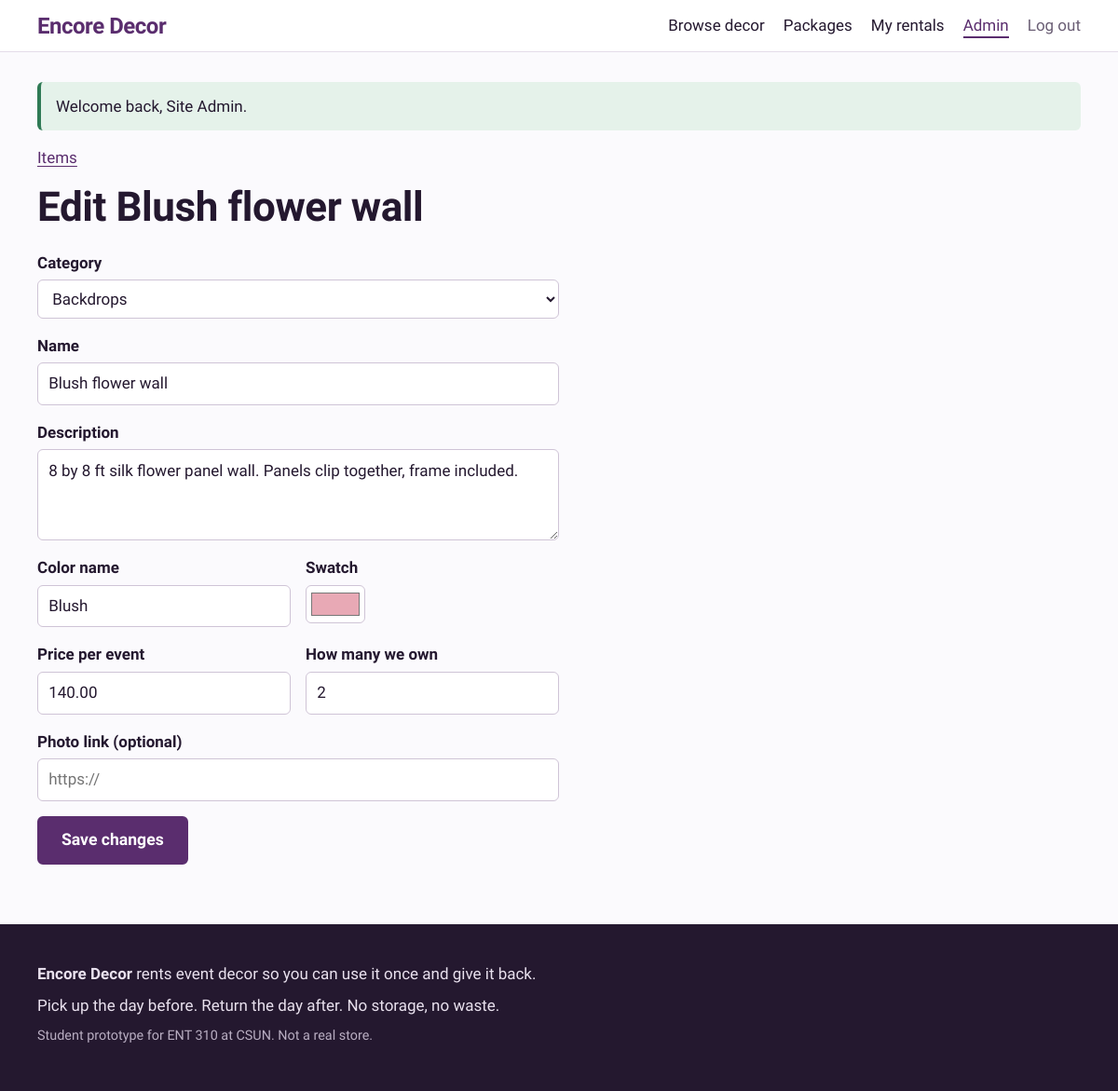
Page /admin/item-form.php?id=2 (signed in) on the committed database.
### tables this page shows
CREATE TABLE items (
  id          INT AUTO_INCREMENT PRIMARY KEY,
  category_id INT NOT NULL,
  name        VARCHAR(120) NOT NULL,
  description TEXT NOT NULL,
  color_name  VARCHAR(40)  NOT NULL DEFAULT 'Assorted',
  color_hex   CHAR(7)      NOT NULL DEFAULT '#CCCCCC',
  price       DECIMAL(8,2) NOT NULL,           
  quantity    INT NOT NULL DEFAULT 1,          
  image_url   VARCHAR(500) NULL,
  is_active   TINYINT(1) NOT NULL DEFAULT 1,
  created_at  TIMESTAMP NOT NULL DEFAULT CURRENT_TIMESTAMP,
  FOREIGN KEY (category_id) REFERENCES categories(id)
);

CREATE TABLE categories (
  id    INT AUTO_INCREMENT PRIMARY KEY,
  name  VARCHAR(60) NOT NULL,
  slug  VARCHAR(60) NOT NULL UNIQUE
);

### includes/bootstrap.php (called while the page is built, shortened)
<?php
function db(): PDO
{
    static $pdo = null;
    if ($pdo === null) {
        $dsn = 'mysql:host=' . DB_HOST . ';port=' . DB_PORT . ';dbname=' . DB_NAME . ';charset=utf8mb4';
        $pdo = new PDO($dsn, DB_USER, DB_PASS, [
            PDO::ATTR_ERRMODE            => PDO::ERRMODE_EXCEPTION,
            PDO::ATTR_DEFAULT_FETCH_MODE => PDO::FETCH_ASSOC,
            PDO::ATTR_EMULATE_PREPARES   => false,
        ]);
    }
    return $pdo;
}
function base_url(): string
{
    static $base = null;
    if ($base === null) {
        $script = $_SERVER['SCRIPT_NAME'] ?? '';
        $dir = str_replace('\\', '/', dirname($script));
        if (substr($dir, -6) === '/admin') {
            $dir = substr($dir, 0, -6);
        }
        $base = rtrim($dir, '/');
    }
    return $base;
}
function url(string $path = ''): string
{
    return base_url() . '/' . ltrim($path, '/');
}
function e(?string $text): string
{
    return htmlspecialchars((string) $text, ENT_QUOTES, 'UTF-8');
}

### public/admin/item-form.php (the view, shortened to what this page needs)
<?php
require __DIR__ . '/../../includes/bootstrap.php';
$id = (int) ($_GET['id'] ?? 0);
$item = [
    'category_id' => '', 'name' => '', 'description' => '', 'color_name' => '',
    'color_hex' => '#CCCCCC', 'price' => '', 'quantity' => 1, 'image_url' => '',
];
if ($id) {
    $stmt = db()->prepare('SELECT * FROM items WHERE id = ?');
    $stmt->execute([$id]);
    $found = $stmt->fetch();
    $item = $found;
}
$categories = db()->query('SELECT * FROM categories ORDER BY name')->fetchAll();
require __DIR__ . '/../../includes/header.php';
?>
<p class="crumbs"><a href="<?= e(url('admin/items.php')) ?>">Items</a></p>
<h1><?= $id ? 'Edit ' . e($item['name']) : 'Add an item' ?></h1>
<form method="post" class="stack-form narrow">
  <label>Category
    <select name="category_id" required>
      <?php foreach ($categories as $c): ?>
        <option value="<?= (int) $c['id'] ?>" <?= (int) $item['category_id'] === (int) $c['id'] ? 'selected' : '' ?>><?= e($c['name']) ?></option>
      <?php endforeach; ?>
    </select>
  </label>
  <label>Name <input name="name" value="<?= e($item['name']) ?>" required maxlength="120"></label>
  <label>Description <textarea name="description" rows="3" required><?= e($item['description']) ?></textarea></label>
  <div class="two-col">
    <label>Color name <input name="color_name" value="<?= e($item['color_name']) ?>" required maxlength="40"></label>
    <label>Swatch <input type="color" name="color_hex" value="<?= e($item['color_hex']) ?>"></label>
  </div>
  <div class="two-col">
    <label>Price per event <input type="number" name="price" value="<?= e((string) $item['price']) ?>" min="0" step="0.01" required></label>
    <label>How many we own <input type="number" name="quantity" value="<?= (int) $item['quantity'] ?>" min="0" required></label>
  </div>
  <label>Photo link (optional) <input type="url" name="image_url" value="<?= e((string) $item['image_url']) ?>" placeholder="https://"></label>
  <button type="submit" class="btn btn-big"><?= $id ? 'Save changes' : 'Add item' ?></button>
</form>
<?php require __DIR__ . '/../../includes/footer.php'; ?>

### public/assets/style.css (style rules this page uses)
:root { --paper: #FBFAFD; --white: #FFFFFF; --ink: #24182F; --muted: #6B5F75; --plum: #5A2D6E; --plum-soft: #F1EAF5; --marigold: #F2A93B; --sage: #2F7A55; --sage-soft: #E5F2EA; --berry: #B3263E; --berry-soft: #FBE9EC; --line: #E4DCE9; --display: "Bricolage Grotesque", "Segoe UI", system-ui, sans-serif; --body: "Atkinson Hyperlegible", "Segoe UI", system-ui, sans-serif; --radius: 6px; --gap: clamp(1rem, 3vw, 1.5rem); }
*, *::before, *::after { box-sizing: border-box; }
html { -webkit-text-size-adjust: 100%; }
body { margin: 0; background: var(--paper); color: var(--ink); font: 400 1.0625rem/1.55 var(--body); }
a { color: var(--plum); text-underline-offset: 0.18em; }
h1, h2, h3 { font-family: var(--display); line-height: 1.1; letter-spacing: -0.01em; margin: 0 0 0.5em; }
h1 { font-size: clamp(2rem, 4vw, 2.75rem); font-weight: 800; }
p { margin: 0 0 1rem; max-width: 68ch; }
.btn { display: inline-block; background: var(--plum); color: var(--white); border: 2px solid var(--plum); border-radius: var(--radius); padding: 0.6rem 1.1rem; font: 700 1rem/1.2 var(--body); text-decoration: none; cursor: pointer; }
.btn-big { padding: 0.85rem 1.5rem; font-size: 1.1rem; }
input, select, textarea { font: inherit; color: var(--ink); padding: 0.55rem 0.7rem; border: 1px solid #CFC4D6; border-radius: var(--radius); background: var(--white); max-width: 100%; }
input[type="color"] { padding: 0.2rem; height: 2.6rem; width: 4rem; }
.stack-form { display: flex; flex-direction: column; gap: 1rem; }
.stack-form label { display: flex; flex-direction: column; gap: 0.3rem; font-weight: 700; }
.stack-form label input, .stack-form label textarea, .stack-form label select { font-weight: 400; }
.stack-form .btn { align-self: flex-start; }
.narrow { max-width: 560px; }
.two-col { display: grid; grid-template-columns: 1fr 1fr; gap: 1rem; }
.crumbs { margin-bottom: 1rem; }

### rows in the picture
items: name "Blush flower wall", category_id "Backdrops", description "8 by 8 ft silk flower panel wall. Panels clip together, frame included.", color_name "Blush", color_hex "#e8a9b5", price "140.00", quantity "2"

### other values in the picture
SITE_NAME "Encore Decor"
$label "Browse decor Packages My rentals Admin"
$f['message'] "Welcome back, Site Admin."
